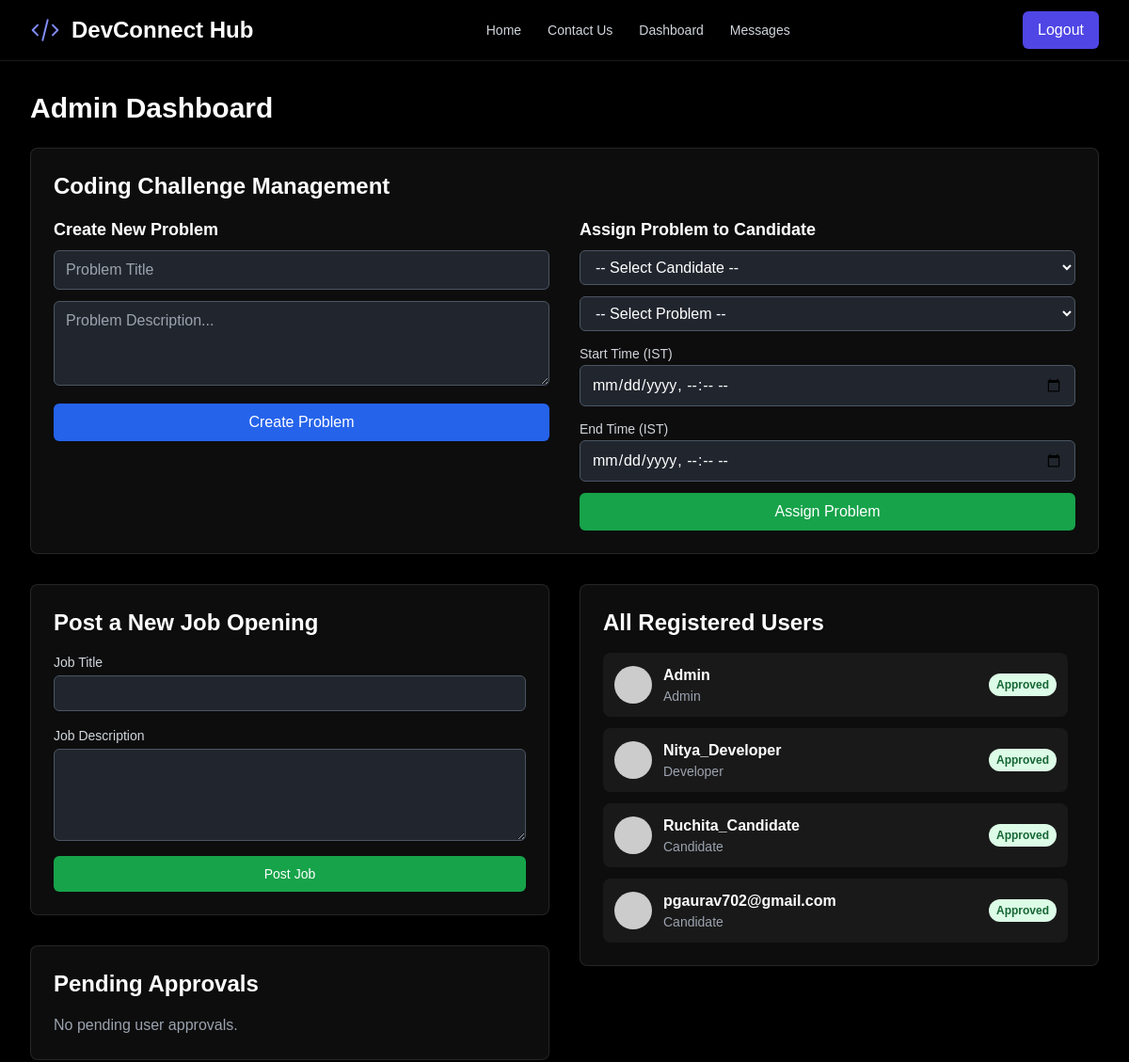
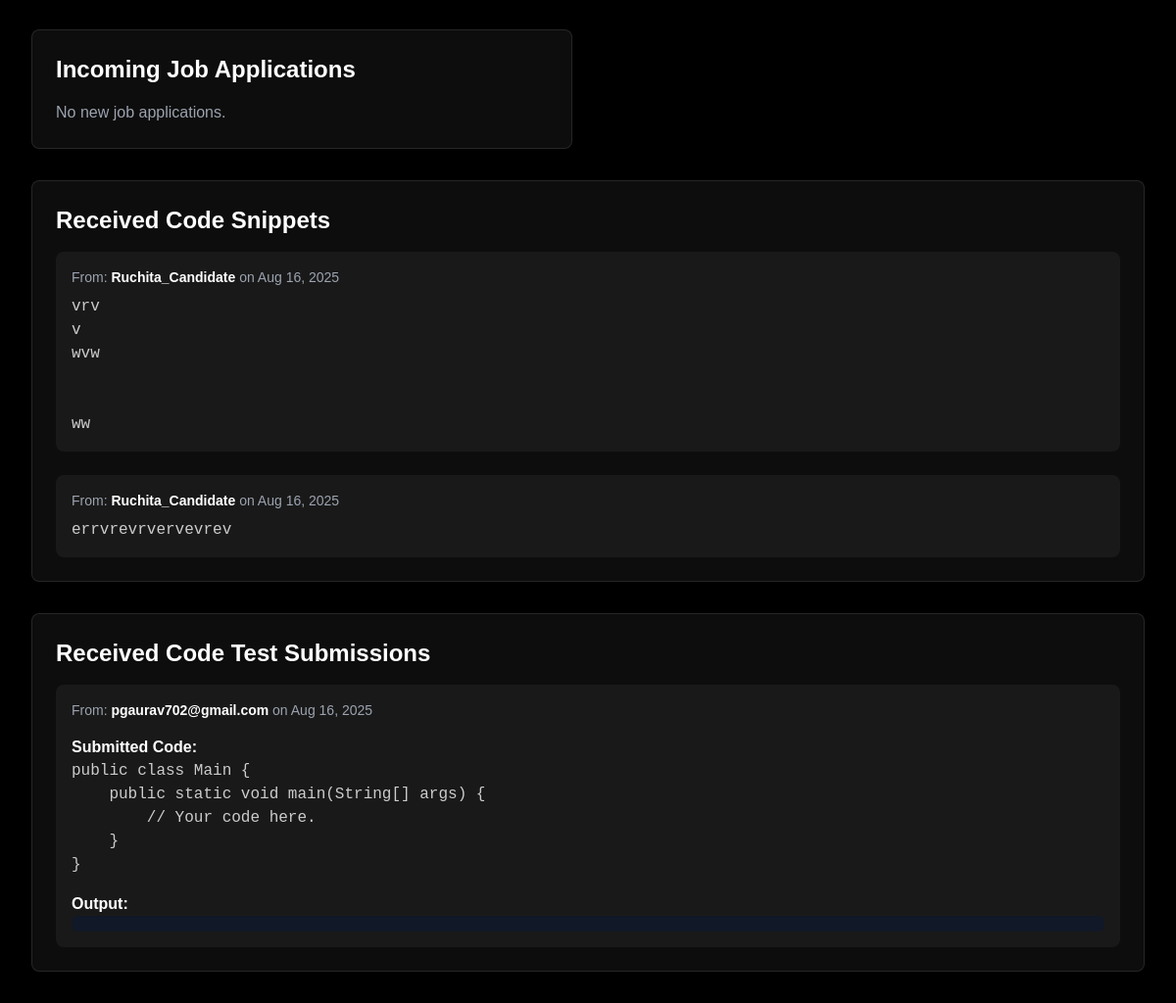
The page /admin (signed in) on the database its author committed (2 pictures, top to bottom).
### models.py (models this page shows)
class User(UserMixin, db.Model):
    id = db.Column(db.Integer, primary_key=True)
    username = db.Column(db.String(100), unique=True, nullable=False)
    email = db.Column(db.String(120), unique=True, nullable=False)
    password_hash = db.Column(db.String(128), nullable=False)
    role = db.Column(db.String(20), nullable=False, default='candidate')
    is_approved = db.Column(db.Boolean, default=False, nullable=False)
    avatar_url = db.Column(db.String(200), nullable=False, default='https://api.dicebear.com/8.x/initials/svg?seed=User')
    problem_statement_id = db.Column(db.Integer, db.ForeignKey('problem_statement.id'), nullable=True)
    test_start_time = db.Column(db.DateTime, nullable=True)
    test_end_time = db.Column(db.DateTime, nullable=True)
    created_problems = db.relationship('ProblemStatement', foreign_keys=[ProblemStatement.created_by_id], backref='creator', lazy=True)
    sent_messages = db.relationship('Message', foreign_keys='Message.sender_id', backref='sender', lazy=True)
    received_messages = db.relationship('Message', foreign_keys='Message.recipient_id', backref='recipient', lazy=True)
    activity_updates = db.relationship('ActivityUpdate', backref='author', lazy=True)
    sent_snippets = db.relationship('CodeSnippet', foreign_keys='CodeSnippet.sender_id', backref='snippet_sender', lazy=True)
    received_snippets = db.relationship('CodeSnippet', foreign_keys='CodeSnippet.recipient_id', backref='snippet_recipient', lazy=True)
    applications = db.relationship('JobApplication', backref='candidate', lazy=True)
    test_submissions = db.relationship('CodeTestSubmission', foreign_keys='CodeTestSubmission.candidate_id', backref='candidate_submitter', lazy=True)
    received_tests = db.relationship('CodeTestSubmission', foreign_keys='CodeTestSubmission.recipient_id', backref='test_recipient', lazy=True)

class CodeSnippet(db.Model):
    id = db.Column(db.Integer, primary_key=True)
    sender_id = db.Column(db.Integer, db.ForeignKey('user.id'), nullable=False)
    recipient_id = db.Column(db.Integer, db.ForeignKey('user.id'), nullable=False)
    code = db.Column(db.Text, nullable=False)
    timestamp = db.Column(db.DateTime, index=True, default=datetime.utcnow)

class CodeTestSubmission(db.Model):
    id = db.Column(db.Integer, primary_key=True)
    candidate_id = db.Column(db.Integer, db.ForeignKey('user.id'), nullable=False)
    recipient_id = db.Column(db.Integer, db.ForeignKey('user.id'), nullable=False)
    code = db.Column(db.Text, nullable=False)
    output = db.Column(db.Text, nullable=True)
    submitted_at = db.Column(db.DateTime, index=True, default=datetime.utcnow)

### app.py (the view)
@app.route('/admin')
@login_required
@role_required('admin')
def admin_dashboard():
    pending_users = User.query.filter_by(is_approved=False).all()
    all_users = User.query.all()
    received_snippets = CodeSnippet.query.filter_by(recipient_id=current_user.id).order_by(CodeSnippet.timestamp.desc()).all()
    applications = JobApplication.query.order_by(JobApplication.applied_at.desc()).all()
    activities = ActivityUpdate.query.order_by(ActivityUpdate.timestamp.desc()).all()
    received_tests = CodeTestSubmission.query.filter_by(recipient_id=current_user.id).order_by(CodeTestSubmission.submitted_at.desc()).all()
    candidates = User.query.filter_by(role='candidate').all()
    problems = ProblemStatement.query.all()
    return render_template('admin_dashboard.html',
                           pending_users=pending_users, all_users=all_users,
                           received_snippets=received_snippets,
                           applications=applications, activities=activities,
                           received_tests=received_tests, candidates=candidates, problems=problems)

### templates/admin_dashboard.html (shortened to what this page needs)
{% extends "layout.html" %}
{% block content %}
<h1 class="text-3xl font-bold text-white mb-6 animate-dynamic">Admin Dashboard</h1>
<div class="mb-8 bg-white/5 dark:bg-gray-800/20 rounded-lg shadow-xl p-6 animate-dynamic backdrop-blur-sm border border-white/10">
    <h2 class="text-2xl font-bold text-white mb-4">Coding Challenge Management</h2>
    <div class="grid grid-cols-1 md:grid-cols-2 gap-8">
        <div>
            <h3 class="text-lg font-semibold mb-2 text-white">Create New Problem</h3>
            <form action="{{ url_for('create_problem') }}" method="POST" class="space-y-3">
                <input type="text" name="problem_title" placeholder="Problem Title" required class="w-full px-3 py-2 border border-gray-600 rounded-md bg-gray-700/50 text-white placeholder-gray-400">
                <textarea name="problem_description" rows="3" placeholder="Problem Description..." required class="w-full px-3 py-2 border border-gray-600 rounded-md bg-gray-700/50 text-white placeholder-gray-400"></textarea>
                <button type="submit" class="w-full py-2 px-4 rounded-md text-white bg-blue-600 hover:bg-blue-700">Create Problem</button>
            </form>
        </div>
        <div>
            <h3 class="text-lg font-semibold mb-2 text-white">Assign Problem to Candidate</h3>
            <form action="{{ url_for('assign_problem') }}" method="POST" class="space-y-3">
                <select name="candidate_id" required class="w-full px-3 py-2 border border-gray-600 rounded-md bg-gray-700/50 text-white">
                    <option value="">-- Select Candidate --</option>
                </select>
                <select name="problem_id" required class="w-full px-3 py-2 border border-gray-600 rounded-md bg-gray-700/50 text-white">
                    <option value="">-- Select Problem --</option>
                </select>
                <div>
                    <label class="text-sm font-medium text-gray-300">Start Time (IST)</label>
                    <input type="datetime-local" name="start_time" required class="w-full px-3 py-2 border border-gray-600 rounded-md bg-gray-700/50 text-white">
                </div>
                <div>
                    <label class="text-sm font-medium text-gray-300">End Time (IST)</label>
                    <input type="datetime-local" name="end_time" required class="w-full px-3 py-2 border border-gray-600 rounded-md bg-gray-700/50 text-white">
                </div>
                <button type="submit" class="w-full py-2 px-4 rounded-md text-white bg-green-600 hover:bg-green-700">Assign Problem</button>
            </form>
        </div>
    </div>
</div>
<div class="grid grid-cols-1 lg:grid-cols-2 gap-8">
    <div class="space-y-8">
        <div class="bg-white/5 dark:bg-gray-800/20 rounded-lg shadow-xl p-6 animate-dynamic backdrop-blur-sm border border-white/10">
            <h2 class="text-2xl font-bold text-white mb-4">Post a New Job Opening</h2>
            <form action="{{ url_for('post_job') }}" method="POST" class="space-y-4">
                <div>
                    <label for="job_title" class="block text-sm font-medium text-gray-300">Job Title</label>
                    <input type="text" name="job_title" required class="mt-1 appearance-none block w-full px-3 py-2 border border-gray-600 rounded-md shadow-sm placeholder-gray-400 focus:outline-none focus:ring-2 focus:ring-indigo-500 focus:border-indigo-500 sm:text-sm bg-gray-700/50 text-white transition">
                </div>
                <div>
                    <label for="job_description" class="block text-sm font-medium text-gray-300">Job Description</label>
                    <textarea name="job_description" rows="4" required class="mt-1 appearance-none block w-full px-3 py-2 border border-gray-600 rounded-md shadow-sm placeholder-gray-400 focus:outline-none focus:ring-2 focus:ring-indigo-500 focus:border-indigo-500 sm:text-sm bg-gray-700/50 text-white transition"></textarea>
                </div>
                <button type="submit" class="w-full flex justify-center py-2 px-4 border border-transparent rounded-md shadow-sm text-sm font-medium text-white bg-green-600 hover:bg-green-700 focus:outline-none focus:ring-2 focus:ring-offset-2 focus:ring-green-500 transition-all duration-300 transform hover:scale-105">Post Job</button>
            </form>
        </div>
        <div class="bg-white/5 dark:bg-gray-800/20 rounded-lg shadow-xl p-6 animate-dynamic backdrop-blur-sm border border-white/10" style="animation-delay: 0.1s;">
            <h2 class="text-2xl font-bold text-white mb-4">Pending Approvals</h2>
            {% if pending_users %}
                <ul class="space-y-3">
                    {% for user in pending_users %}
                        <li class="p-3 bg-white/5 dark:bg-gray-700/20 rounded-lg flex flex-col sm:flex-row sm:items-center sm:justify-between animate-stagger">
                            <div class="flex items-center mb-2 sm:mb-0">
                                <img src="{{ user.avatar_url }}" alt="Avatar" class="rounded-full w-10 h-10 mr-3">
                                <div>
                                    <p class="font-semibold text-white">{{ user.username }}</p>
                                    <p class="text-sm text-gray-400">{{ user.role.title() }}</p>
                                </div>
                            </div>
                            <div class="flex-shrink-0">
                                <a href="{{ url_for('approve_user', user_id=user.id) }}" class="px-3 py-1 bg-green-500 text-white text-sm font-semibold rounded-md hover:bg-green-600 transition-transform hover:scale-105">Approve</a>
                            </div>
                        </li>
                    {% endfor %}
                </ul>
            {% else %}
                <p class="text-gray-400">No pending user approvals.</p>
            {% endif %}
        </div>
        <div class="bg-white/5 dark:bg-gray-800/20 rounded-lg shadow-xl p-6 animate-dynamic backdrop-blur-sm border border-white/10" style="animation-delay: 0.2s;">
            <h2 class="text-2xl font-bold text-white mb-4">Incoming Job Applications</h2>
            {% if applications %}
                <ul class="space-y-3 max-h-96 overflow-y-auto pr-2">
                    {% for app in applications %}
                        <li class="p-3 bg-white/5 dark:bg-gray-700/20 rounded-lg animate-stagger">
                           <div class="flex items-start justify-between">
                                <div>
                                    <p class="font-bold text-white">{{ app.job.title }}</p>
                                    <p class="text-sm text-gray-400">Applied by: <strong class="text-white">{{ app.candidate.username }}</strong></p>
                                </div>
                                {% if app.status == 'pending' %}
                                    <div class="flex-shrink-0 flex space-x-2">
                                        <a href="{{ url_for('accept_application', app_id=app.id) }}" class="px-3 py-1 bg-green-500 text-white text-xs font-semibold rounded-md hover:bg-green-600">Accept</a>
                                        <a href="{{ url_for('reject_application', app_id=app.id) }}" class="px-3 py-1 bg-red-500 text-white text-xs font-semibold rounded-md hover:bg-red-600">Reject</a>
                                    </div>
                                {% else %}
                                     <span class="px-2 py-1 text-xs font-semibold rounded-full {% if app.status == 'accepted' %}text-green-800 bg-green-100 dark:bg-green-900 dark:text-green-200{% else %}text-red-800 bg-red-100 dark:bg-red-900 dark:text-red-200{% endif %}">{{ app.status.title() }}</span>
                                {% endif %}
                           </div>
                        </li>
                    {% endfor %}
                </ul>
            {% else %}
                <p class="text-gray-400">No new job applications.</p>
            {% endif %}
        </div>
    </div>
    <div class="space-y-8">
        <div class="bg-white/5 dark:bg-gray-800/20 rounded-lg shadow-xl p-6 animate-dynamic backdrop-blur-sm border border-white/10" style="animation-delay: 0.3s;">
             <h2 class="text-2xl font-bold text-white mb-4">All Registered Users</h2>
            <ul class="space-y-3 max-h-96 overflow-y-auto pr-2">
                {% for user in all_users %}
                    <li class="p-3 bg-white/5 dark:bg-gray-700/20 rounded-lg flex items-center justify-between animate-stagger">
                        <div class="flex items-center">
                            <img src="{{ user.avatar_url }}" alt="Avatar" class="rounded-full w-10 h-10 mr-3">
                            <div>
                                <p class="font-semibold text-white">{{ user.username }}</p>
                                <p class="text-sm text-gray-400">{{ user.role.title() }}</p>
                            </div>
                        </div>
                        {% if user.is_approved %}
                            <span class="px-2 py-1 text-xs font-semibold text-green-800 bg-green-100 rounded-full dark:bg-green-900 dark:text-green-200">Approved</span>
                        {% else %}
                            <span class="px-2 py-1 text-xs font-semibold text-yellow-800 bg-yellow-100 rounded-full dark:bg-yellow-900 dark:text-yellow-200">Pending</span>
                        {% endif %}
                    </li>
                {% endfor %}
            </ul>
        </div>
    </div>
</div>
<div class="mt-8 bg-white/5 dark:bg-gray-800/20 rounded-lg shadow-xl p-6 animate-dynamic backdrop-blur-sm border border-white/10" style="animation-delay: 0.5s;">
    <h2 class="text-2xl font-bold text-white mb-4">Received Code Snippets</h2>
    <div class="space-y-6">
        {% for snippet in received_snippets %}
            <div class="bg-white/5 dark:bg-gray-700/20 rounded-lg p-4 animate-stagger">
                <p class="text-sm text-gray-400 mb-2">From: <strong class="text-white">{{ snippet.snippet_sender.username }}</strong> on {{ snippet.timestamp.strftime('%b %d, %Y') }}</p>
                <pre><code class="language-java">{{ snippet.code }}</code></pre>
            </div>
        {% else %}
            <p class="text-gray-400">No code snippets have been shared with you.</p>
        {% endfor %}
    </div>
</div>
<div class="mt-8 bg-white/5 dark:bg-gray-800/20 rounded-lg shadow-xl p-6 animate-dynamic backdrop-blur-sm border border-white/10" style="animation-delay: 0.6s;">
    <h2 class="text-2xl font-bold text-white mb-4">Received Code Test Submissions</h2>
    <div class="space-y-6">
        {% for test in received_tests %}
            <div class="bg-white/5 dark:bg-gray-700/20 rounded-lg p-4 animate-stagger">
                <p class="text-sm text-gray-400 mb-2">From: <strong class="text-white">{{ test.candidate_submitter.username }}</strong> on {{ test.submitted_at.strftime('%b %d, %Y') }}</p>
                <h3 class="font-semibold text-white mt-4">Submitted Code:</h3>
                <pre><code class="language-java">{{ test.code }}</code></pre>
                <h3 class="font-semibold text-white mt-4">Output:</h3>
                <pre class="bg-gray-900 text-white p-2 rounded-md"><code class="language-bash">{{ test.output }}</code></pre>
            </div>
        {% else %}
            <p class="text-gray-400">No code tests have been submitted to you.</p>
        {% endfor %}
    </div>
</div>
{% endblock %}

### rows shown on the page
User: username "Admin", role "Admin", is_approved "Approved"
User: username "Nitya_Developer", role "Developer", is_approved "Approved"
User: username "Ruchita_Candidate", role "Candidate", is_approved "Approved"
User: username "pgaurav702@gmail.com", role "Candidate", is_approved "Approved"
CodeSnippet: snippet_sender.username "Ruchita_Candidate", timestamp "Aug 16, 2025", code "vrv v wvw ww"
CodeSnippet: snippet_sender.username "Ruchita_Candidate", timestamp "Aug 16, 2025", code "errvrevrvervevrev"
CodeTestSubmission: candidate_submitter.username "pgaurav702@gmail.com", submitted_at "Aug 16, 2025", code "public class Main { public static void main(String[] args) { // Your code here. } }"
